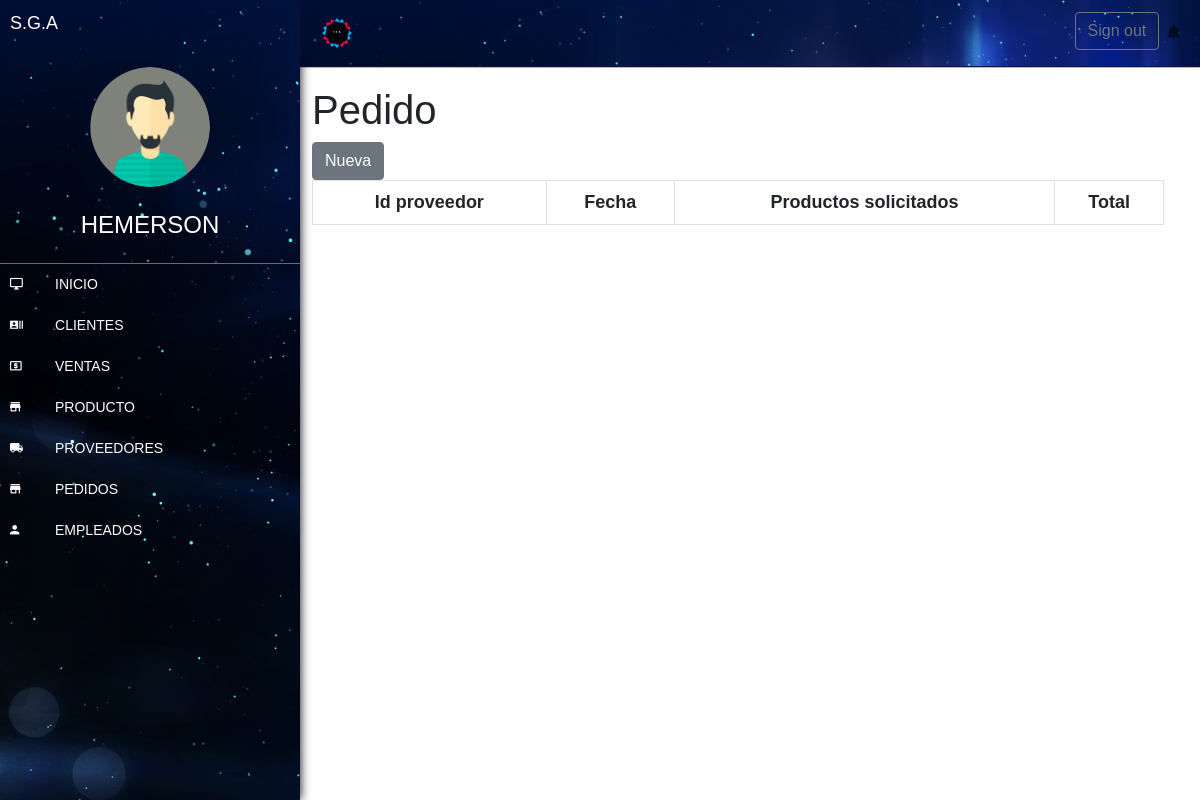
The page /vistas/pedidos/verPedidos.php (signed in) on the database as committed earlier.
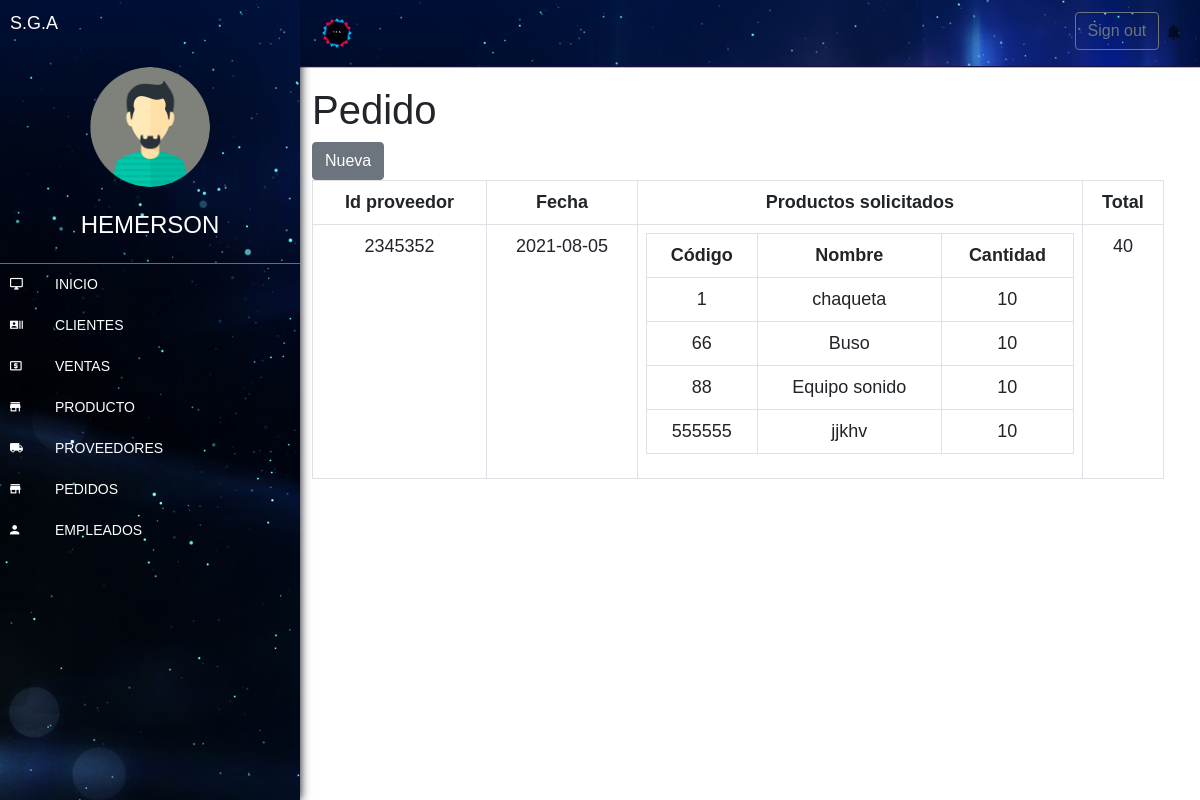
The same page on the database as committed later.
### tables this page shows
CREATE TABLE `pedidos` (
  `id_pedido` int(50) NOT NULL,
  `fecha_pedido` date NOT NULL,
  `id_prov_ped` int(50) NOT NULL,
  `Cant_Prod_ped` int(50) NOT NULL
);

### vistas/pedidos/verPedidos.php (the view, shortened to what this page needs)
<?php
    include("../../templates/menusup.php");
    include("../../templates/menulateral.php");
	$pdo = new base();
	$pdo=$pdo->construct();
?>
<!DOCTYPE html>
<html lang="en">
<head>
</head>
<body>
<div class="row">
		<h1>Pedido</h1>
		<div class="col-1">
			<a class="btn btn-secondary" href="./pedidos.php">Nueva </a>
		</div>
    <div class="row" id="ventas">
    <?php
$sentencia = $pdo->query("SELECT pedidos.Cant_Prod_ped, pedidos.fecha_pedido, pedidos.id_pedido, pedidos.id_prov_ped, GROUP_CONCAT( producto.id_item, '..', producto.nombre_prod, '..', pedido_producto.cantidad SEPARATOR '__') AS producto FROM pedidos INNER JOIN pedido_producto ON pedido_producto.id_pedido = pedidos.id_pedido INNER JOIN producto ON producto.id_item = pedido_producto.id_producto_pedido GROUP BY pedidos.id_pedido ORDER BY pedidos.id_pedido");
$pedido = $sentencia->fetchAll(PDO::FETCH_OBJ);
?>
<?php if($tipo_session == "administrador"){?>
	<div class="col-xs-12">
		<table class="table table-bordered">
			<thead>
				<tr>
					<th>Id proveedor</th>
					<th>Fecha</th>
					<th>Productos solicitados</th>
					<th>Total</th>
				</tr>
			</thead>
			<tbody>
				<?php foreach($pedido as $pedido){ ?>
				<tr>
					<td><?php echo $pedido->id_prov_ped?></td>
					<td><?php echo $pedido->fecha_pedido ?></td>
					<td>
						<table class="table table-bordered">
							<thead>
								<tr>
									<th>Código</th>
									<th>Nombre</th>
									<th>Cantidad</th>
								</tr>
							</thead>
							<tbody>
								<?php foreach(explode("__", $pedido->producto) as $productosConcatenados){
								$producto = explode("..", $productosConcatenados)
								?>
								<tr>
									<td><?php echo $producto[0] ?></td>
									<td><?php echo $producto[1] ?></td>
									<td><?php echo $producto[2] ?></td>
								</tr>
								<?php } ?>
							</tbody>
						</table>
					</td>
					<td><?php echo $pedido->Cant_Prod_ped ?></td>
				</tr>
				<?php } ?>
			</tbody>
		</table>
	</div>
	<?php } ?>
    </div>
</body>

Rows that differ between the two databases and show on the page:
added pedidos: id_prov_ped "2345352", fecha_pedido "2021-08-05", producto "1", producto "chaqueta", producto "10", producto "66", producto "Buso", producto "88", producto "Equipo sonido", producto "555555", producto "jjkhv", Cant_Prod_ped "40"
